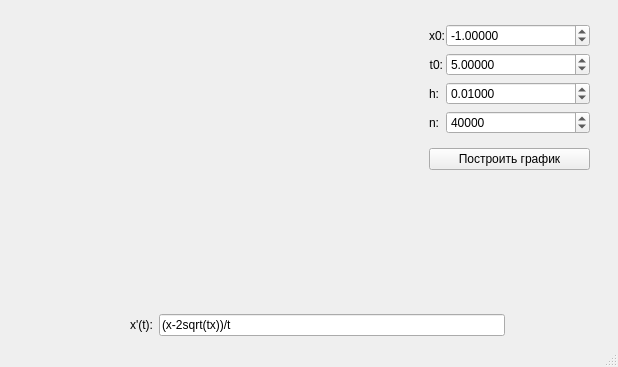
<?xml version="1.0" encoding="UTF-8"?>
<ui version="4.0">
 <class>MainWindow</class>
 <widget class="QMainWindow" name="MainWindow">
  <property name="geometry">
   <rect>
    <x>0</x>
    <y>0</y>
    <width>618</width>
    <height>367</height>
   </rect>
  </property>
  <property name="windowTitle">
   <string>MainWindow</string>
  </property>
  <widget class="QWidget" name="centralWidget">
   <layout class="QGridLayout" name="gridLayout" rowstretch="1,0,0,0,0,0,0" columnstretch="0,0">
    <item row="0" column="0" colspan="2">
     <layout class="QHBoxLayout" name="horizontalLayout_2" stretch="30">
      <item>
       <widget class="QCustomPlot" name="plotWidget" native="true">
        <widget class="QWidget" name="parametersWidget" native="true">
         <property name="geometry">
          <rect>
           <x>420</x>
           <y>10</y>
           <width>161</width>
           <height>151</height>
          </rect>
         </property>
         <layout class="QGridLayout" name="gridLayout_2">
          <item row="0" column="0">
           <layout class="QFormLayout" name="parametersLayout">
            <property name="horizontalSpacing">
             <number>1</number>
            </property>
            <property name="verticalSpacing">
             <number>1</number>
            </property>
            <item row="0" column="0">
             <widget class="QLabel" name="x0Label">
              <property name="sizePolicy">
               <sizepolicy hsizetype="Preferred" vsizetype="Expanding">
                <horstretch>0</horstretch>
                <verstretch>0</verstretch>
               </sizepolicy>
              </property>
              <property name="text">
               <string>x0:</string>
              </property>
              <property name="alignment">
               <set>Qt::AlignRight|Qt::AlignTrailing|Qt::AlignVCenter</set>
              </property>
             </widget>
            </item>
            <item row="0" column="1">
             <widget class="QDoubleSpinBox" name="x0SpinBox">
              <property name="decimals">
               <number>5</number>
              </property>
              <property name="minimum">
               <double>-10000.000000000000000</double>
              </property>
              <property name="maximum">
               <double>10000.000000000000000</double>
              </property>
              <property name="value">
               <double>-1.000000000000000</double>
              </property>
             </widget>
            </item>
            <item row="1" column="0">
             <widget class="QLabel" name="t0Label">
              <property name="text">
               <string>t0:</string>
              </property>
              <property name="alignment">
               <set>Qt::AlignRight|Qt::AlignTrailing|Qt::AlignVCenter</set>
              </property>
             </widget>
            </item>
            <item row="1" column="1">
             <widget class="QDoubleSpinBox" name="t0SpinBox">
              <property name="decimals">
               <number>5</number>
              </property>
              <property name="minimum">
               <double>-10000.000000000000000</double>
              </property>
              <property name="maximum">
               <double>10000.000000000000000</double>
              </property>
              <property name="value">
               <double>5.000000000000000</double>
              </property>
             </widget>
            </item>
            <item row="2" column="0">
             <widget class="QLabel" name="hLabel">
              <property name="text">
               <string>h:</string>
              </property>
              <property name="alignment">
               <set>Qt::AlignRight|Qt::AlignTrailing|Qt::AlignVCenter</set>
              </property>
             </widget>
            </item>
            <item row="2" column="1">
             <widget class="QDoubleSpinBox" name="hSpinBox">
              <property name="decimals">
               <number>5</number>
              </property>
              <property name="maximum">
               <double>100.000000000000000</double>
              </property>
              <property name="value">
               <double>0.010000000000000</double>
              </property>
             </widget>
            </item>
            <item row="3" column="0">
             <widget class="QLabel" name="nLabel">
              <property name="text">
               <string>n:</string>
              </property>
              <property name="alignment">
               <set>Qt::AlignRight|Qt::AlignTrailing|Qt::AlignVCenter</set>
              </property>
             </widget>
            </item>
            <item row="3" column="1">
             <widget class="QSpinBox" name="nSpinBox">
              <property name="maximum">
               <number>100000</number>
              </property>
              <property name="value">
               <number>40000</number>
              </property>
             </widget>
            </item>
           </layout>
          </item>
          <item row="1" column="0">
           <widget class="QPushButton" name="drawGraphButton">
            <property name="text">
             <string>Построить график</string>
            </property>
           </widget>
          </item>
         </layout>
        </widget>
       </widget>
      </item>
     </layout>
    </item>
    <item row="6" column="1">
     <layout class="QHBoxLayout" name="differentionalEquationLayout" stretch="3,1,10,3">
      <item>
       <spacer name="horizontalSpacer">
        <property name="orientation">
         <enum>Qt::Horizontal</enum>
        </property>
        <property name="sizeHint" stdset="0">
         <size>
          <width>40</width>
          <height>20</height>
         </size>
        </property>
       </spacer>
      </item>
      <item>
       <widget class="QLabel" name="differentionalEquationLabel">
        <property name="sizePolicy">
         <sizepolicy hsizetype="Preferred" vsizetype="Preferred">
          <horstretch>0</horstretch>
          <verstretch>0</verstretch>
         </sizepolicy>
        </property>
        <property name="text">
         <string>x'(t):</string>
        </property>
        <property name="alignment">
         <set>Qt::AlignRight|Qt::AlignTrailing|Qt::AlignVCenter</set>
        </property>
       </widget>
      </item>
      <item>
       <widget class="QLineEdit" name="differentionalEquationLineEdit">
        <property name="text">
         <string>(x-2sqrt(tx))/t</string>
        </property>
       </widget>
      </item>
      <item>
       <spacer name="horizontalSpacer2">
        <property name="orientation">
         <enum>Qt::Horizontal</enum>
        </property>
        <property name="sizeHint" stdset="0">
         <size>
          <width>40</width>
          <height>20</height>
         </size>
        </property>
       </spacer>
      </item>
     </layout>
    </item>
   </layout>
  </widget>
  <widget class="QStatusBar" name="statusBar"/>
 </widget>
 <customwidgets>
  <customwidget>
   <class>QCustomPlot</class>
   <extends>QWidget</extends>
   <header>qcustomplot.h</header>
   <container>1</container>
  </customwidget>
 </customwidgets>
 <resources/>
 <connections/>
</ui>
